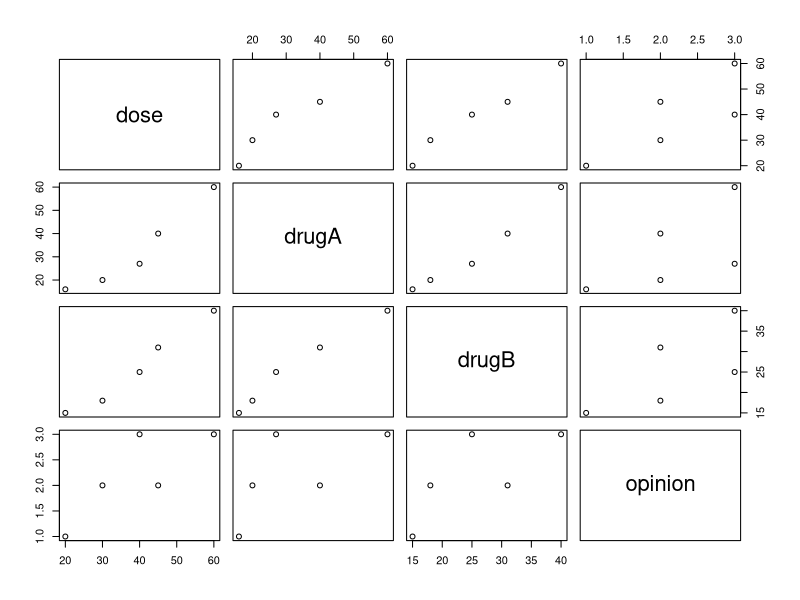
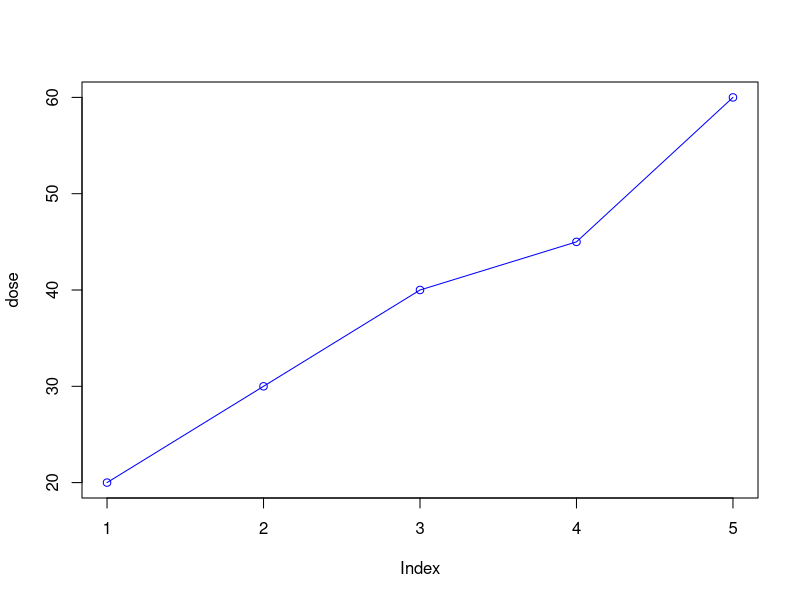
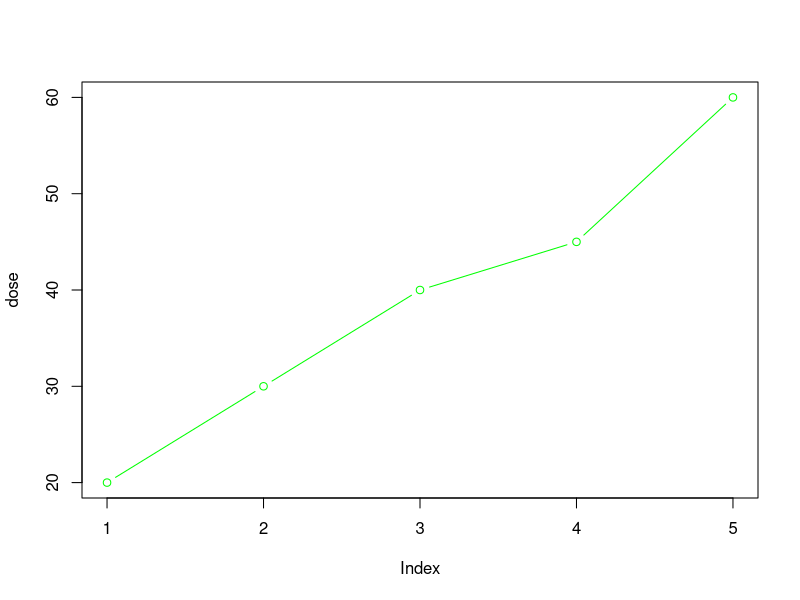

R code for these plots, in order: (Note: this script raises an error after producing the figures.)
# A simple example
# Build a dataframe first using 4 vectors
dose <- c(20, 30, 40, 45, 60)
drugA <- c(16, 20, 27, 40, 60)
drugB <- c(15, 18, 25, 31, 40)
opinion <- c("Excellent", "No effect", "Some effect", "No effect", "Some effect")

# Create the dataframe from vectors
drugs <- data.frame(dose, drugA, drugB, opinion)
drugs
str(drugs)

# Difficult to understand a general plot of data
plot(drugs)

# Show drugs data with circles for data points, joined with 
# a blue line
attach(drugs)
#windows(16,10)
plot(dose, type = "o", col = "blue")
plot(dose, type = "b", col = "green")

? plot

# option type="b" indicates that both points and lines should be plotted.

dose
drugA




plot(drugs$opinion, drugs$drugA, type = "b", col = "green")
#opinion <- as.factor(opinion)
#class(opinion)
#str(drugs)

# If we want to plot categorical data then convert to factor first

drugs$opinion <- as.factor(drugs$opinion)
class(drugs$opinion)
str(drugs)

plot(drugs$opinion, drugs$drugA, type = "b", col = "green")

windows(16,10)
plot(drugs$opinion)



#las = 0: The labels are always parallel to the axis.
#las = 1: The labels are always horizontal.
#las = 2: The labels are always perpendicular to the axis.
#las = 3: The labels are always vertical

plot(drugs$opinion, las = 2)

# par function - customise many features of a graph 
# including (fonts, colours, axes, and labels) 
# We can also plot more than 1 line on the chart using par 



windows(16,10)
plot(dose, drugB, type = "b")

# lty = line type
# lwd = line width

# lty=2 dashed line
# pch=17 solid triangle

plot(dose, drugA, type = "b", lty = 3, pch = 19)



# dotted line, 3 times wider than default 
#Connecting points are filled squares

#lty: Line type (2 creates a dashed line).
#pch: Specifies the plotting character. 
#19 is a solid circle, but you can use other numbers or symbols.
#lwd: Specifies the line width. A higher value makes the line thicker.
#cex: Specifies the character expansion factor.
#A higher value increases the size of the plotting characters.

windows(16,10)
plot(drugA, type = "b", lty = 3, lwd = 3, pch = 19, cex = 1, ylim = c(0, 100))
title(main = "Drug dosage", col.main = "blue", font.main = 4)


# Graph Drug B with red dashed line and square points







lines(drugB, type = "o", pch = 22, lty = 2, col = "red")

# Now we'll manually edit the chart so that it can automatically change to suitvalues in the vectors

# Calculate range from 0 to max value of drug A and drug B
graph_range <- range(0, drugA, drugB)
graph_range

# Graph drug A using y axis that ranges from 0 to max 
# value in drug A or drug B vector.  Turn off axes and 
# annotations (axis labels) so we can specify them ourself

windows(16,10)
plot(drugA, type = "o", col = "blue", ylim = graph_range,  axes = FALSE,ann = FALSE)



# Graph Drug B with red dashed line and square points






lines(drugB, type = "o", pch = 22, lty = 2, col = "red")

# Make x axis with ml labels
axis(1, at = 1:5, lab = c("20 ml", "40 ml", "60 ml", "80 ml", "100 ml"))

# Make y axis with horizontal labels that display ticks at 
# every 5 marks. 5*0:graph_range[2] is equivalent to c(0, 5, 10, ..., 60).





axis(2, las = 1, at =  5* 0:graph_range[2])


# Create box around plot
box()

# Label the x and y axes with dark green text
title(xlab = "Dosage (ml)", col.lab = rgb(0, 0.5, 0))
title(ylab = "Drugs", col.lab = rgb(0, 1, 0))

# Create a legend at (1, graph_range[2]) that is slightly smaller 
# (cex) and uses the same line colours and points used by 
# the actual plots 
legend(1, graph_range[2], c("Drug A", "Drug B"), cex = 0.8,
       col = c("blue", "red"), pch = 21:22, lty = 1:2)

# Create a title with a red, bold/italic font
title(main = "Drug dosage", col.main = "red", font.main = 4)




# Complete example of creating a line chart including axes and labels
windows(16,10)
plot(dose, drugA, type = "b",
     col = "red", lty = 2, pch = 2, lwd = 2,
     main = "Clinical Trials for Drug A",
     sub = "This is hypothetical data",
     xlab = "Dosage", ylab = "Drug Response",
     xlim = c(0, 60), ylim = c(0, 70))




# Example of drug data chart
# Input data
#dose <- c(20, 30, 40, 45, 60)
#drugA <- c(16, 20, 27, 40, 60)
#drugB <- c(15, 18, 25, 31, 40)

# Generates the graph

plot(dose, drugA, type = "b",
     pch = 15, lty = 1, col = "red", ylim = c(0, 60),
     main = "Drug A vs. Drug B",
     xlab = "Drug Dosage", ylab = "Drug Response")
# Add a line
lines(dose, drugB, type = "b",
      pch = 17, lty = 2, col = "blue")
      abline(h = c(30), lwd = 1.5, lty = 2, col = "gray")
      
      
      
      

?mtcars
View(mtcars)
attach(mtcars)

# Include the graphical parameter
# mfrow = c(nrows, ncols) to create a matrix of 
# nrows × ncols plots that are filled in by row
# Here we have 2 rows by 2 cols to display our charts

windows(16,10)
par(mfrow = c(2, 2))
# Our 4 charts
plot(wt, mpg, main = "Scatterplot of wt vs. mpg")
plot(wt, disp, main = "Scatterplot of wt vs. disp")
# hist() includes a default title - use main = "" to suppress it
# or ann = FALSE to suppress all titles and labels
hist(wt, main = "Histogram of wt")
boxplot(wt, main = "Boxplot of wt")
# Reset parameters

detach(mtcars)

# arrange three plots in three rows and one column
attach(mtcars)
windows(16,10)
par(mfrow = c(3, 1))
hist(wt)
hist(mpg)
hist(disp)
detach(mtcars)


install.packages("vcd")

library(vcd)
# table() returns a contingency table, an object 
# of class "table", an array of integer values. 
# Note that the result is always an array, 
# a 1D array if one factor is given

help(table)
View(Arthritis)
attach(Arthritis)

counts <- table(Arthritis$Improved)
counts

windows(16,10)
par(mfrow=c(2,1))

# Simple bar chart
barplot(counts,
        main = "Simple Bar Plot",
        xlab = "Improvement", ylab = "Frequency")

# Horizontal bar plot
barplot(counts,
        main = "Horizontal Bar Plot",
        xlab = "Frequency", ylab = "Improvement",
        horiz = TRUE)

# If categorical variable to be plotted is a factor or ordered factor
# you can create a vertical bar plot quickly with the plot() function
# Produces same bar charts as previous ones using Table function
str(Arthritis)

windows(16,10)
par(mfrow=c(2,1))

plot(Arthritis$Improved, main = "Simple Bar Plot",
     xlab = "Improved", ylab = "Frequency")


plot(Arthritis$Improved, horiz = TRUE, main = "Horizontal Bar Plot",
     xlab = "Frequency", ylab = "Improved")



# Stacked and grouped bar plots


library(vcd)


counts <- table(Arthritis$Improved, Arthritis$Treatment)
counts

# If height is a matrix rather than a vector
# the resulting graph will be a stacked (below) or grouped bar plot

windows(16,10)
barplot(counts,
        main = "Stacked Bar Plot",
        xlab = "Treatment", ylab = "Frequency",
        col = c("red", "yellow", "green"),
        legend = rownames(counts))

# If beside=TRUE, each column of the matrix represents 
# a group, and the values in each column are 
# juxtaposed rather than stacked.

# Grouped bar plot
windows(16,10)
barplot(counts,
        main = "Grouped Bar Plot",
        xlab = "Treatment", ylab = "Frequency",
        col = c("red", "yellow", "green"),
        legend = rownames(counts), beside = TRUE)



# Pie charts
# 2 rows by 2 cols - for 4 charts
windows(16,10)
par(mfrow = c(2, 2))

# First chart - shows title with chart broken into
# slices vector
slices <- c(10, 12, 4, 16, 8)
lbls <- c("US", "UK", "Australia", "Germany", "France")
pie(slices, labels = lbls,
    main = "Simple Pie Chart")




# Add percentages to the pie chart
# Calculate each percent for labels on chart
pct <- round(slices / sum(slices) * 100)
# Create label structure using paste function
lbls2 <- paste(lbls, " ", pct, "%", sep = "")
lbls2
# Create the pie chart
pie(slices, labels = lbls2, col = rainbow(length(lbls2)),
    main = "Pie Chart with Percentages")

?rainbow()


# Create a table structure for state.region (showing summary)
state.region
mytable <- table(state.region)
mytable
# Use table headers for chart labels
lbls3 <- paste(names(mytable), "\n", mytable, sep = "")
lbls3
# Create the 3D pie chart
pie(mytable, labels = lbls3,
    main = "Pie Chart from a Table\n (with sample sizes)")




# Histograms
# Set 2 x 2 display
windows(16,10)
par(mfrow = c(2, 2))
# Show simple historgram
# with default values
# Each bin (bar) represents a range 
# Eg first bar is values within (10-15), second is (15-20) etc
hist(mtcars$mpg)

# Show histogram with 12 breaks
# Red bars on chart, x-axis = "Miles per gallon"
# and main heading = "Coloured histogram with 12 bins"
# More breaks = more detail as more space to show data
mtcars$mpg
hist(mtcars$mpg,
     breaks = 12, # no of bins on chart
     col = "red",
     xlab = "Miles Per Gallon",
     main = "Coloured histogram with 12 bins")





# Boxplot ------------------------------------
# Show a boxplot with title and y label
# Lowest line = lower hinge
# Lowest line in box = lower quartile
# Middle line in box = median
# Top line in box = upper quartile
# Top line in chart = upper hinge
windows(16,10)
par(mfrow = c(2, 2))
boxplot(mtcars$mpg, main = "Box plot", ylab = "Miles per Gallon")
# Show stats for the boxplot
boxplot.stats(mtcars$mpg)


mpg
cyl
# Draw a separate boxplot for variable
# mpg for each value of cyl
# using data from mtcars data frame
boxplot(mpg ~ cyl, data = mtcars,
        main = "Car Mileage Data",
        xlab = "Number of Cylinders",
        ylab = "Miles Per Gallon")

